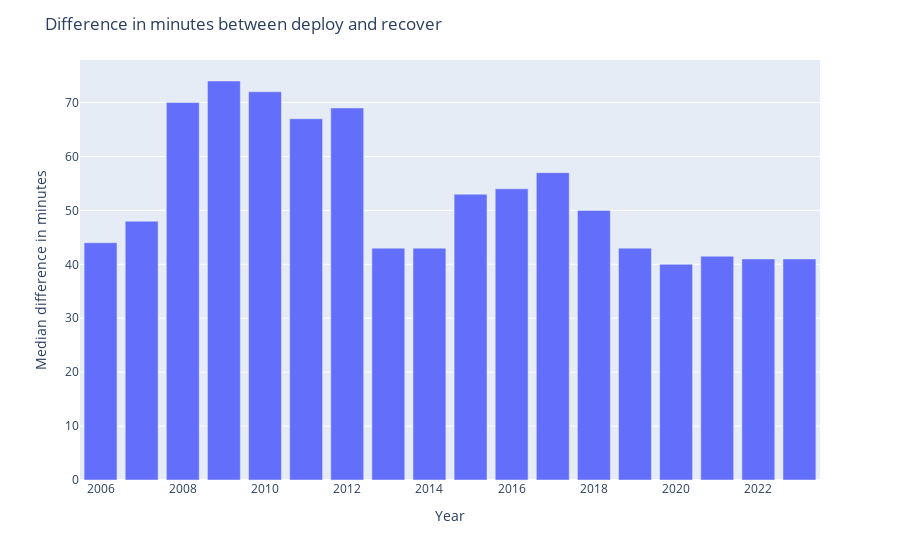

Notebook code for this chart:
### Code cell
time_diff = raw_data["time_recover"] - raw_data["time_deploy"]
time_diff = pd.DataFrame(
    {
        "year": raw_data["time_deploy"].dt.year,
        "time_diff": time_diff.dt.total_seconds() / 60,  # in minutes
    }
)

fig = (
    time_diff[time_diff["time_diff"] > 0]
    .groupby("year")
    .median()
    .reset_index()
    .plot(
        x="year",
        y=["time_diff"],
        kind="bar",
    )
)

# change x and y labels
fig.update_layout(
    xaxis_title="Year",
    yaxis_title="Median difference in minutes",
    title="Difference in minutes between deploy and recover",
)
# no legend
fig.update_layout(showlegend=False)
fig.show()

### Figure 1 — Plotly figure (JSON) as saved in the notebook; plotly's stock layout.template omitted (floating-point values rounded to 4 significant figures)
{"data": [{"alignmentgroup": "True", "hovertemplate": "variable=time_diff<br>year=%{x}<br>value=%{y}<extra></extra>", "legendgroup": "time_diff", "marker": {"color": "#636efa", "pattern": {"shape": ""}}, "name": "time_diff", "offsetgroup": "time_diff", "orientation": "v", "showlegend": true, "textposition": "auto", "type": "bar", "x": [2006, 2007, 2008, 2009, 2010, 2011, 2012, 2013, 2014, 2015, 2016, 2017, 2018, 2019, 2020, 2021, 2022, 2023], "xaxis": "x", "y": [44, 48, 70, 74, 72, 67, 69, 43, 43, 53, 54, 57, 50, 43, 40, 41.5, 41, 41], "yaxis": "y"}], "layout": {"barmode": "relative", "legend": {"title": {"text": "variable"}, "tracegroupgap": 0}, "margin": {"t": 60}, "showlegend": false, "title": {"text": "Difference in minutes between deploy and recover"}, "xaxis": {"anchor": "y", "domain": [0, 1], "title": {"text": "Year"}}, "yaxis": {"anchor": "x", "domain": [0, 1], "title": {"text": "Median difference in minutes"}}}}
